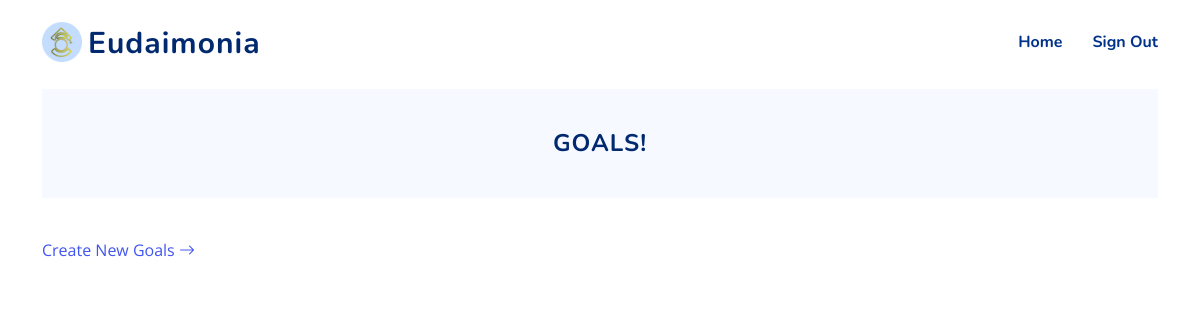
The app's page /calendar (signed in), older data.
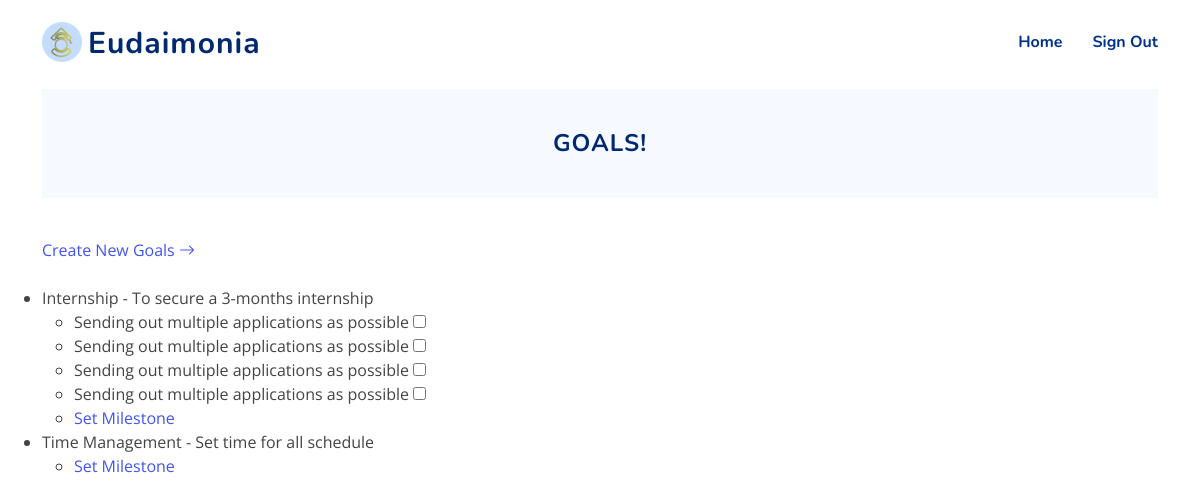
The same page, newer data.
### tables this page shows
CREATE TABLE goals (
  id INTEGER PRIMARY KEY AUTOINCREMENT,
  user_id INTEGER,
  title TEXT,
  description TEXT,
  notification_enabled INTEGER,
  completed INTEGER
);

CREATE TABLE milestones (
  id INTEGER PRIMARY KEY AUTOINCREMENT,
  goal_id INTEGER,
  user_id INTEGER,
  title TEXT,
  description TEXT,
  notification_enabled INTEGER,
  completed INTEGER,
  FOREIGN KEY (goal_id) REFERENCES goals(id)
);

### app.py (the view)
@app.route('/calendar')
def calendar():
    if g.user is None:
        return redirect(url_for('signin'))
    visited = "checked your calendar"
    user_id = session['user_id']
    record_usage_history(user_id, visited)
    query = "SELECT * FROM goals WHERE user_id = ?"
    args = (session['user_id'],)
    goals = db_query(query, args)
    return render_template('calendar.html', goals=goals)

### app.py (called while the page is built)
def get_user(user_id):
    query = "SELECT id, email, first_name, last_name, username, gender, university_name, password_hash, notification_enabled, privacy_enabled FROM users WHERE id = ?"
    args = (user_id,)
    row = db_query(query, args)
    if not row:
        return None
    return {
        'id': row[0][0], 'email': row[0][1], 'first_name': row[0][2], 'last_name': row[0][3], 'username': row[0][4], 'gender': row[0][5], 'university_name': row[0][6], 'password': row[0][7], 'notification_enabled': bool(row[0][8]), 'privacy_enabled': bool(row[0][9])
    }

@app.before_request
def load_user():
    user_id = session.get('user_id')
    if user_id is not None:
        g.user = get_user(user_id)
    else:
        g.user = None

def get_db():
    db = getattr(g, '_database', None)
    if db is None:
        db = g._database = sqlite3.connect(DATABASE_FILE)
        db.row_factory = sqlite3.Row
    return db

@app.teardown_appcontext
def close_connection(exception):
    db = getattr(g, '_database', None)
    if db is not None:
        db.close()

def db_query(query, args=None):
    cur = get_db().execute(query, args or ())
    rv = cur.fetchall()
    cur.close()
    return rv

def record_usage_history(user_id, route):
    date = datetime.datetime.now()
    timestamp = date.strftime('%Y-%m-%d %H:%M')
    query = "INSERT INTO usage_history (user_id, route, timestamp) VALUES (?, ?, ?)"
    args = (user_id, route, timestamp)
    db_connection = get_db()
    cur = db_connection.cursor()
    cur.execute(query, args)
    db_connection.commit()

@app.template_global()
def get_milestones(goal_id):
    query = "SELECT * FROM milestones WHERE goal_id = ?"
    args = (goal_id,)
    milestones = db_query(query, args)
    return milestones

### templates/calendar.html (shortened to what this page needs)
{% extends 'user_base.html' %}  {%block content %}
  <main id="main">
    <section id="services" class="values">
      <div class="container">
        <header class="col-lg-12 col-md-12 hero-img section-header">
          <div id="about" class="about">
            <div class="content">
              <h2>Goals!</h2>
            </div>
          </div>
        </header>
        <div class="row gy-4">
            <a href="/create_goal" class="btn-primary"><span>Create New Goals</span> <i class="bi bi-arrow-right"></i></a>
            <ul>
                {% for goal in goals %}
                    <li>{{ goal['title'] }} - {{ goal['description'] }}</li>
                    <ul>
                        {% set milestones = get_milestones(goal['id']) %}
                        {% for milestone in milestones %}
                            <li {% if milestone['completed'] %}class="completed"{% endif %}>
                                {{ milestone['description'] }}
                                <form action="/update_progress/{{ milestone['id'] }}" method="POST" style="display:inline;">
                                    <input type="checkbox" name="completed" {% if milestone['completed'] %}checked{% endif %} onchange="this.form.submit()">
                                </form>
                            </li>
                        {% endfor %}
                        <li><a href="/create_milestone/{{ goal.id }}" class="btn-primary">Set Milestone</a></li>
                    </ul>
                {% endfor %}
            </ul>
        </div>
    </div>
</section>
</main>
{% endblock %}

### templates/user_base.html (shortened to what this page needs)
<!DOCTYPE html>
<html lang="en">
  <head>
    <link
      href="{{ url_for('static', filename='assets/vendor/aos/aos.css') }}"
      rel="stylesheet"
    />
    <link
      href="{{ url_for('static', filename='assets/vendor/bootstrap/css/bootstrap.min.css') }}"
      rel="stylesheet"
    />
    <link
      href="{{ url_for('static', filename='assets/vendor/bootstrap-icons/bootstrap-icons.css') }}"
      rel="stylesheet"
    />
    <link
      href="{{ url_for('static', filename='assets/vendor/glightbox/css/glightbox.min.css') }}"
      rel="stylesheet"
    />
    <link
      href="{{ url_for('static', filename='assets/vendor/remixicon/remixicon.css') }}"
      rel="stylesheet"
    />
    <link
      href="{{ url_for('static', filename='assets/vendor/swiper/swiper-bundle.min.css') }}"
      rel="stylesheet"
    />
    <link
      href="{{ url_for('static', filename='assets/css/style.css') }}"
      rel="stylesheet"
    />
  </head>
  <body>
    <header id="header" class="header fixed-top">
      <div
        class="container-fluid container-xl d-flex align-items-center justify-content-between"
      >
        <a href="/" class="logo d-flex align-items-center">
          <img src="{{url_for('static', filename='img/emblem.png')}}" alt="" />
          <span>Eudaimonia</span>
        </a>
        <nav id="navbar" class="navbar">
          <ul>
            <li><a class="nav-link" href="/home">Home</a></li>
            <li>
              <a class="nav-link" href="/signout">Sign Out</a>
            </li>
          </ul>
        </nav>
      </div>
    </header>
    <main id="main">
      {% block content %} {% endblock %}
    </main>
  </body>
</html>

### static/assets/css/style.css (style rules this page uses)
:root { scroll-behavior: smooth; }
body { font-family: "Open Sans", sans-serif; color: #444444; }
a { color: #4154f1; text-decoration: none; }
h1, h2, h3, h4, h5, h6, label, table { font-family: "Nunito", sans-serif; }
section { padding: 5px 0; overflow: hidden; }
.section-header { text-align: center; padding-bottom: 40px; }
.section-header h2 { font-size: 13px; letter-spacing: 1px; font-weight: 700; margin: 0; color: #4154f1; text-transform: uppercase; }
.header { transition: all 0.5s; z-index: 997; padding: 20px 0; }
.header .logo { line-height: 0; }
.header .logo img { max-height: 40px; margin-right: 6px; }
.header .logo span { font-size: 30px; font-weight: 700; letter-spacing: 1px; color: #012970; font-family: "Nunito", sans-serif; margin-top: 3px; }
.navbar { padding: 0; }
.navbar ul { margin: 0; padding: 0; display: flex; list-style: none; align-items: center; }
.navbar li { position: relative; }
.navbar a, .navbar a:focus { display: flex; align-items: center; justify-content: space-between; padding: 10px 0 10px 30px; font-family: "Nunito", sans-serif; font-size: 16px; font-weight: 700; color: #013289; white-space: nowrap; transition: 0.3s; }
.about .content { background-color: #f6f9ff; padding: 40px; }
.about h2 { font-size: 24px; font-weight: 700; color: #012970; }
#header { position: relative; z-index: 10; }

Row changes from the older to the newer data that the page shows:
added goals: title "Internship", description "To secure a 3-months internship"
added milestones: description "Sending out multiple applications as possible"
added milestones: description "Sending out multiple applications as possible"
added milestones: description "Sending out multiple applications as possible"
added milestones: description "Sending out multiple applications as possible"
added goals: title "Time Management", description "Set time for all schedule"
